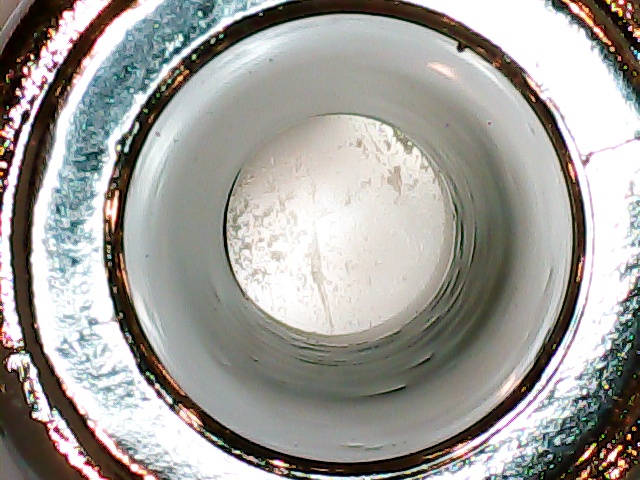
#> input picture 1.jpg, 640 x 480 px, found by its file name
$ python reference2.py
#> lines starting #> are read from the running program, lines starting #| are printed output that depends on the picture; after the words box and inside, x2 and y2 are one past the last pixel; in counts of white or black regions, pixels touching at a corner belong together
#> in main, img is the input picture: shape (480, 640, 3); mean B, G, R 154, 158.4, 160.3
### myUtlis.py
import cv2
import numpy as np

# Method to translate OpenCV coordinate to Geometry Coordinate
# i.e. the (0,0) is set to the center of the image
# [91 lines left out: functions cv2Geo, geo2Cv, getCircle, simpleCircleDetection, cropROI, not called in this run]

def empty(a):
    pass

# [34 lines left out: function colorPicker, not called in this run]

def colorMasker(img, lower, upper, display=True):
#> called with lower = array of shape (3,), upper = array of shape (3,), display = True
    imgHSV = cv2.cvtColor(img, cv2.COLOR_BGR2HSV)
#> imgHSV: shape (480, 640, 3); mean H, S, V 52.1, 44.4, 165.3
    mask = cv2.inRange(imgHSV, lower, upper)
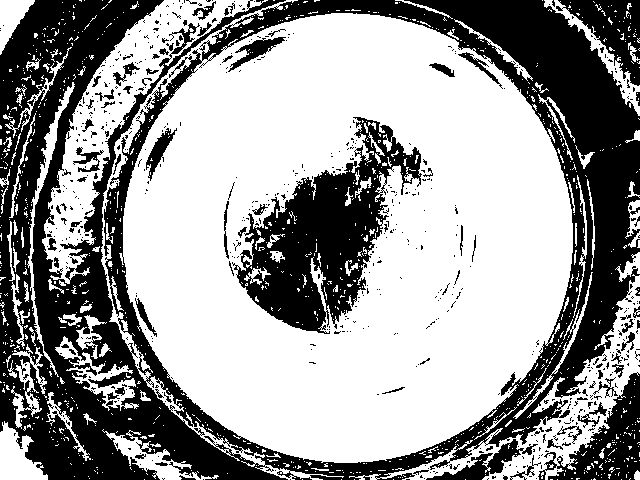
#> mask: shape (480, 640); 60% white; 640 black regions (565 under 20 px), largest, box (x1, y1, x2, y2) and area: (0, 0, 640, 480) 90262, (232, 117, 422, 334) 16503, (538, 372, 640, 480) 4323
    masked = cv2.bitwise_and(img, img, mask=mask)
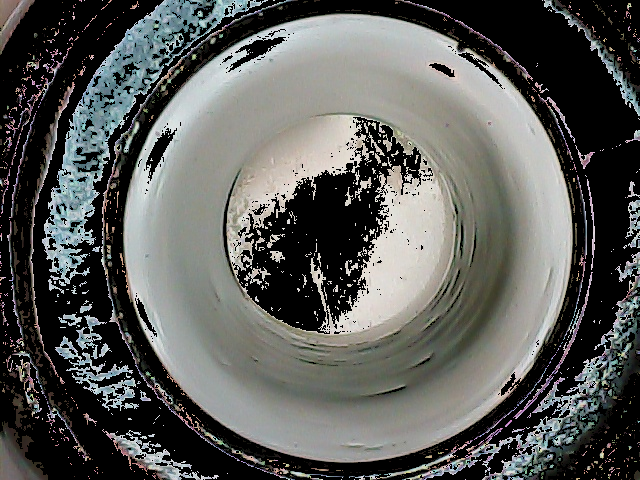
#> masked: shape (480, 640, 3); mean B, G, R 88.8, 91.6, 90.6
    if display:
        cv2.imshow("Masked image", masked)

    return masked

### reference2.py
import cv2
import numpy as np
import myUtlis as utlis

height = 480
width = 640

dim = (height, width)

def main():
    # Read the original image from path
    img = cv2.imread('images/1.jpg')

    # Resize the image to default size
    if (img.shape[:2]) != (height, width):
        img = cv2.resize(img, dim)

    # Copy a image for output result
    originalImg = img.copy()

    ######################################################
    # Function to pick the range of the HSV image
    #lower, upper = utlis.colorPicker(originalImg)
    ######################################################

    ################################ Prepare the ROI for detection ################################
    ###############################################################################################
    # Detecting the outline of the big circle
    # Filter out the unwanted color range and return the interested pixels
    lower = np.array([0, 0, 0])
    upper = np.array([179, 100, 230])
    colorMasked = utlis.colorMasker(img, lower, upper)

    # Image Preprocessing
    gray = cv2.cvtColor(colorMasked, cv2.COLOR_BGR2GRAY)
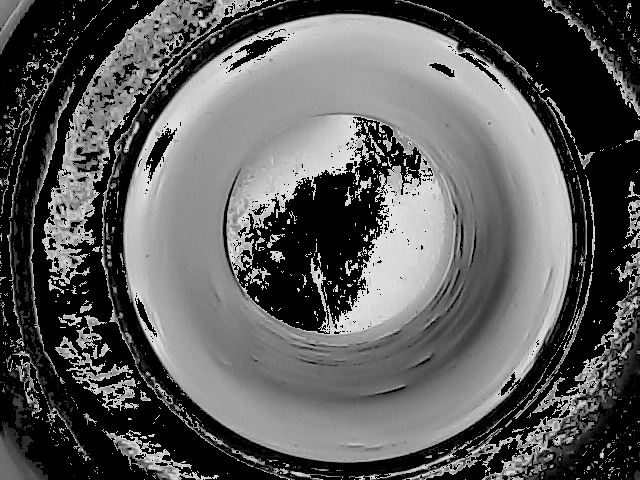
#> gray: shape (480, 640); min 0, max 230, mean 91
    midianBlur = cv2.medianBlur(gray,5)
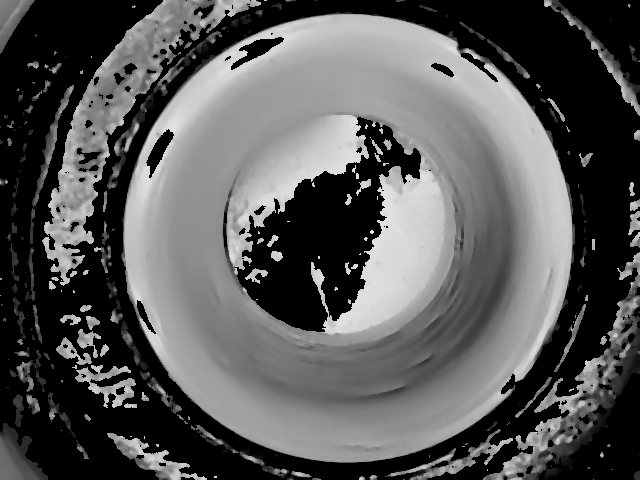
#> midianBlur: shape (480, 640); min 0, max 229, mean 87.3

    # Find the Region of Interest (ROI)
    ret, thresh = cv2.threshold(midianBlur, 127, 255, cv2.THRESH_BINARY)
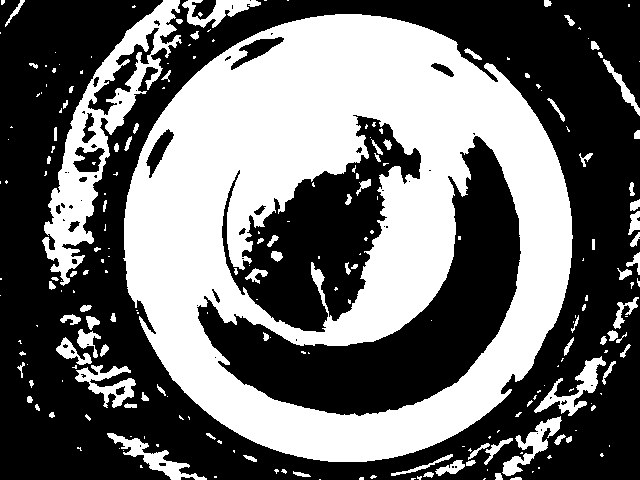
#> thresh: shape (480, 640); 42.2% white; 227 white regions (133 under 20 px), largest, box (x1, y1, x2, y2) and area: (123, 14, 573, 462) 107833, (42, 0, 182, 286) 9245, (534, 356, 606, 416) 1196
#> (the run stopped early here; a loop or call above may not have finished)

$ run again, with 2.jpg copied over 1.jpg
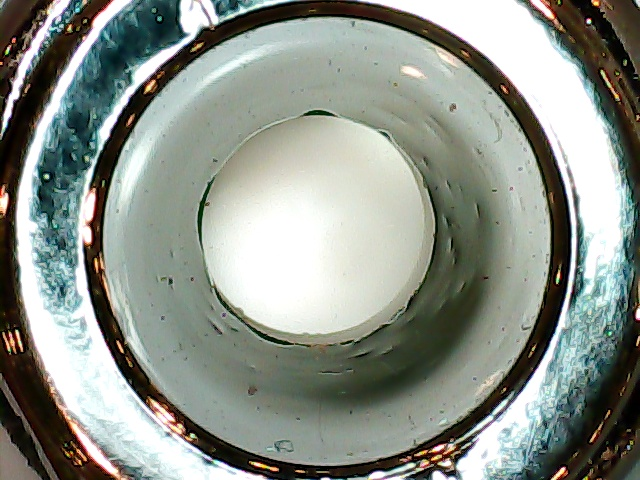
#> input picture 2.jpg, 640 x 480 px, found by its file name
#> in main, img is the input picture: shape (480, 640, 3); mean B, G, R 137.8, 146.3, 140.1
#> imgHSV: shape (480, 640, 3); mean H, S, V 53.1, 59.1, 149.9
#> in colorMasker, `mask = cv2.inRange(imgHSV, lower, upper)`:
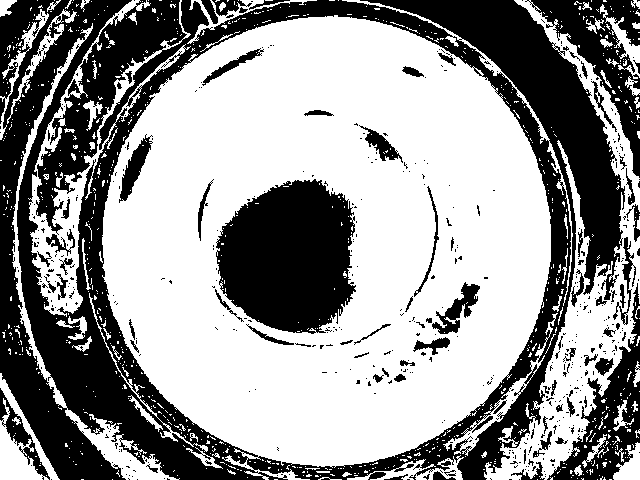
#> mask: shape (480, 640); 59% white; 521 black regions (445 under 20 px), largest, box (x1, y1, x2, y2) and area: (0, 0, 625, 480) 86921, (216, 179, 356, 334) 16384, (525, 0, 640, 178) 6090
#> in main, `ret, thresh = cv2.threshold(midianBlur, 127, 255, cv2.THRESH_BINARY)`:
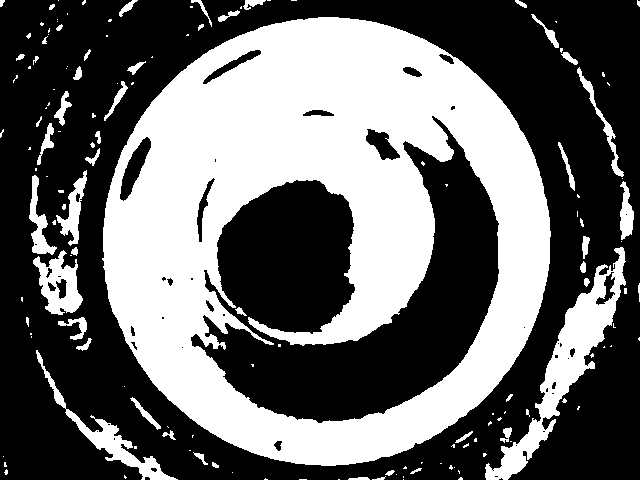
#> thresh: shape (480, 640); 40.7% white; 147 white regions (93 under 20 px), largest, box (x1, y1, x2, y2) and area: (102, 17, 551, 466) 107873, (485, 247, 626, 480) 6583, (36, 350, 178, 480) 2091

$ run again, with 3.jpg copied over 1.jpg
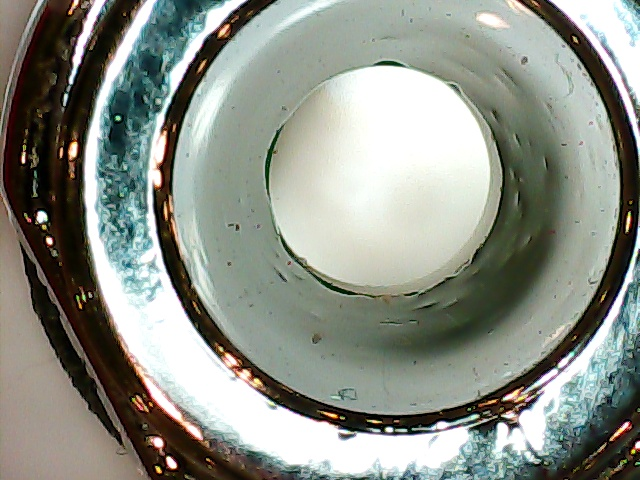
#> input picture 3.jpg, 640 x 480 px, found by its file name
#> in main, img is the input picture: shape (480, 640, 3); mean B, G, R 135.8, 145, 140.6
#> imgHSV: shape (480, 640, 3); mean H, S, V 49.1, 60.4, 149.4
#> in colorMasker, `mask = cv2.inRange(imgHSV, lower, upper)`:
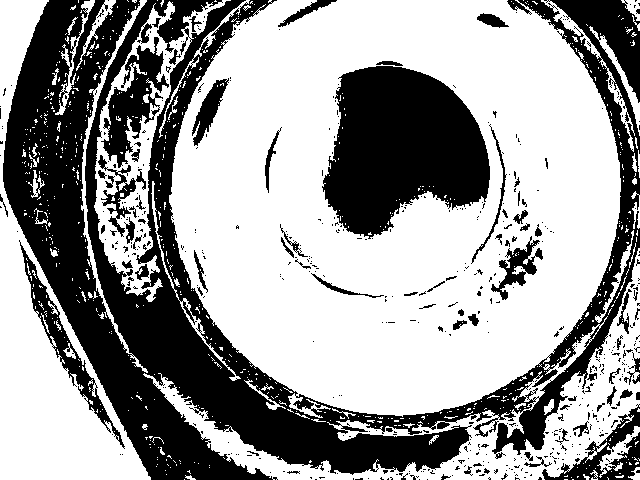
#> mask: shape (480, 640); 61.2% white; 528 black regions (454 under 20 px), largest, box (x1, y1, x2, y2) and area: (3, 0, 640, 480) 81608, (322, 66, 490, 239) 20112, (101, 37, 169, 168) 3415
#> in main, `ret, thresh = cv2.threshold(midianBlur, 127, 255, cv2.THRESH_BINARY)`:
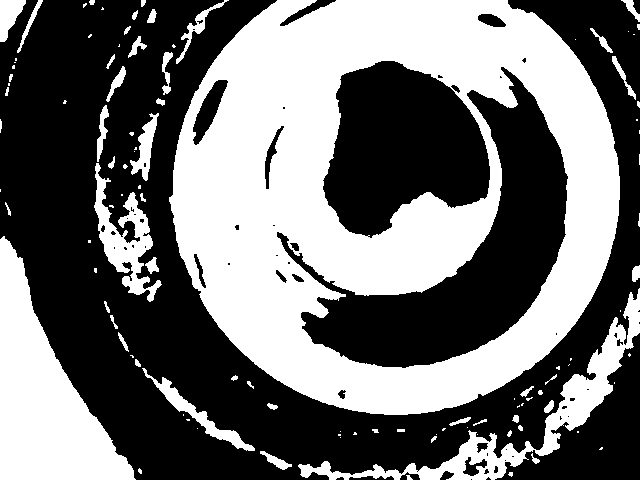
#> thresh: shape (480, 640); 43.8% white; 108 white regions (55 under 20 px), largest, box (x1, y1, x2, y2) and area: (169, 0, 620, 415) 101401, (0, 236, 136, 480) 15695, (298, 288, 640, 480) 7569

$ run again, with 4.jpg copied over 1.jpg
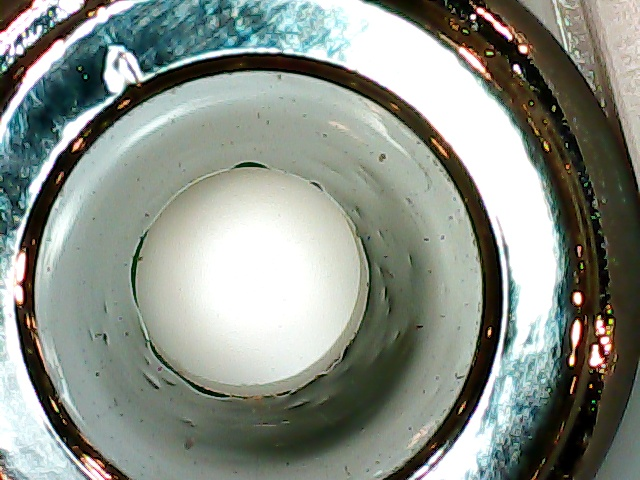
#> input picture 4.jpg, 640 x 480 px, found by its file name
#> in main, img is the input picture: shape (480, 640, 3); mean B, G, R 135.6, 144.2, 137.6
#> imgHSV: shape (480, 640, 3); mean H, S, V 51.7, 59.1, 148
#> in colorMasker, `mask = cv2.inRange(imgHSV, lower, upper)`:
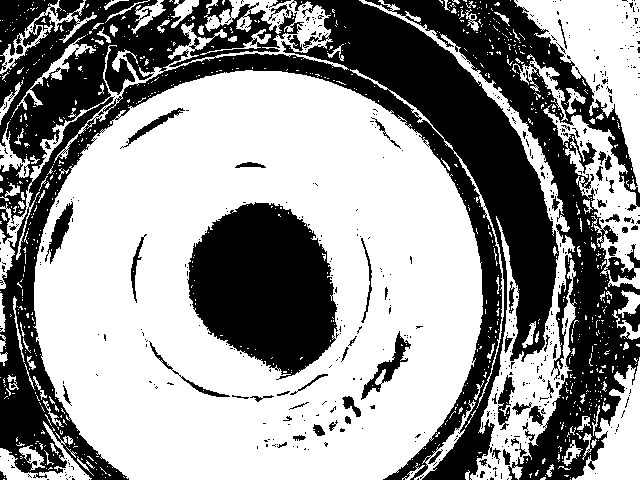
#> mask: shape (480, 640); 58.6% white; 526 black regions (461 under 20 px), largest, box (x1, y1, x2, y2) and area: (0, 0, 559, 480) 72143, (365, 0, 640, 480) 28929, (187, 202, 338, 380) 18711
#> in main, `ret, thresh = cv2.threshold(midianBlur, 127, 255, cv2.THRESH_BINARY)`:
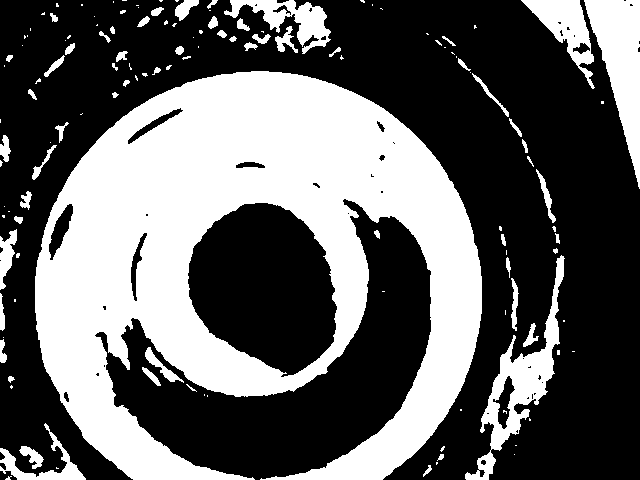
#> thresh: shape (480, 640); 38.3% white; 134 white regions (74 under 20 px), largest, box (x1, y1, x2, y2) and area: (35, 71, 482, 480) 96357, (584, 0, 640, 189) 5116, (465, 255, 565, 480) 4700
